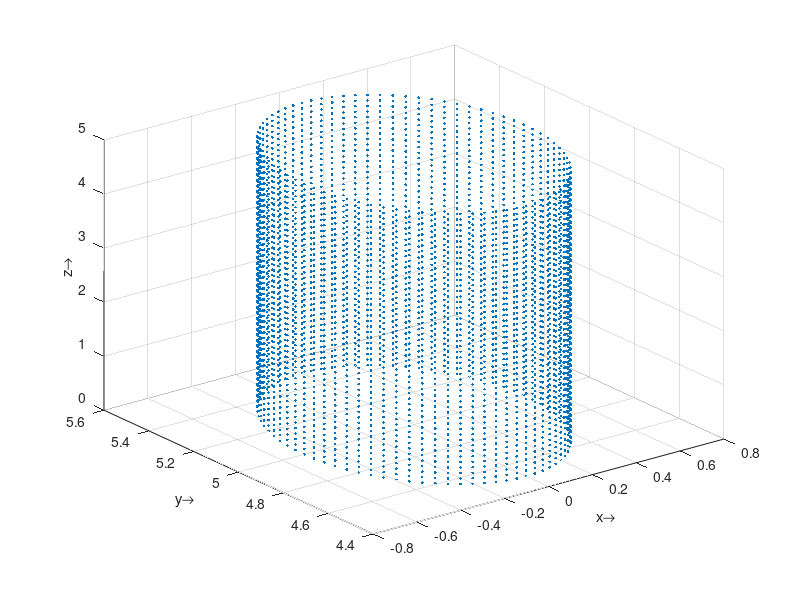

This chart was generated by the following MATLAB code:
clear all;
close all;
clc;
format long;

load dumpall.txt
x = dumpall(:,2);
y = dumpall(:,3);
z = dumpall(:,4);
axis equal tight;
size(sort(unique(z)))
scatter3(x,y,z,'.');

xlabel('x\rightarrow');
ylabel('y\rightarrow');
zlabel('z\rightarrow');
